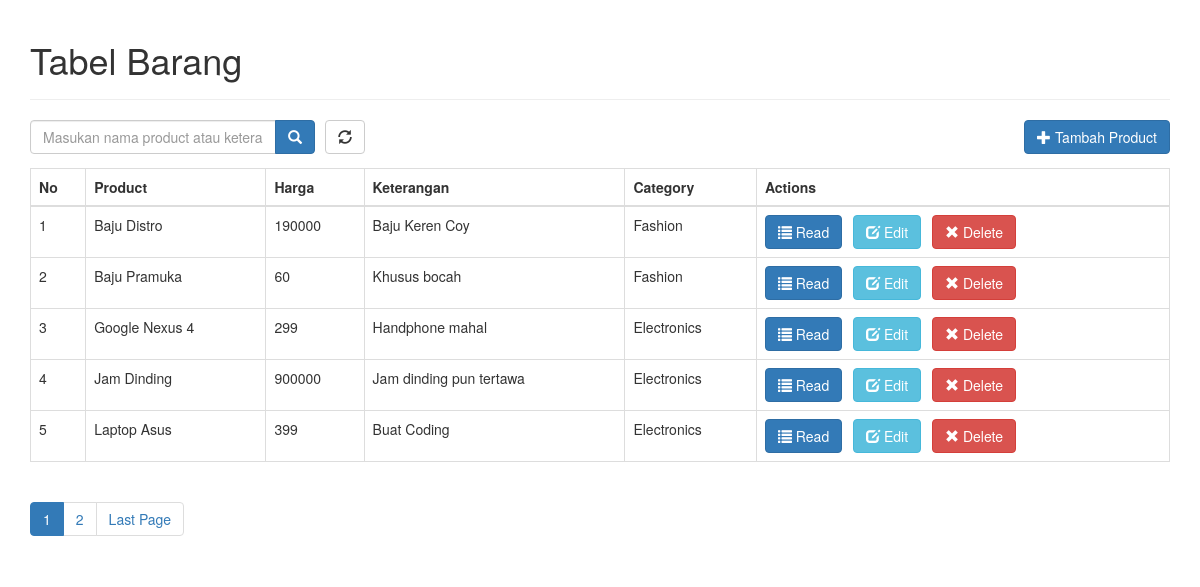
The page / on the database its author committed.
### tables this page shows
CREATE TABLE `products` (
  `id` int(11) NOT NULL,
  `nama` varchar(32) NOT NULL,
  `keterangan` text NOT NULL,
  `harga` int(11) NOT NULL,
  `category_id` int(11) NOT NULL,
  `dibuat` datetime NOT NULL,
  `dimodifikasi` timestamp NOT NULL DEFAULT CURRENT_TIMESTAMP
);

CREATE TABLE `categories` (
  `id` int(11) NOT NULL,
  `nama` varchar(256) NOT NULL,
  `dibuat` datetime NOT NULL,
  `dimodifikasi` timestamp NOT NULL DEFAULT CURRENT_TIMESTAMP
);

### index.php (called while the page is built, shortened)
<?php
	require_once 'config/core_pagination.php';
	require_once 'function/product.php';
	require_once 'function/category.php';
	$database = new Database();
	$db 	  = $database->getConnection();
	$product  = new Product($db);
	$category = new Category($db);
	$title = "Tabel Barang";
	include_once "template/header.php";
	$stmt = $product->getAllData($jumlah_record, $data_per_page);
	$page_url = "index.php?";
	$total_baris = $product->getTotalData();
	include_once "template/main.php";
	include_once "template/footer.php";
?>

### function/product.php (called while the page is built, shortened)
<?php
	class Product
	{
		private $conn;
		private $table_name = "products";
		public function __construct($db)
		{
			$this->conn = $db;
		}
		public function getTable()
		{
			return $this->table_name;
		}
		public function getAllData($jumlah_record, $data_per_page)
		{
			$query = "SELECT id, nama, keterangan, harga, category_id FROM ".$this->getTable()." ORDER BY nama ASC LIMIT {$jumlah_record}, {$data_per_page}";
			$stmt = $this->conn->prepare($query);
			$stmt->execute();
			return $stmt;
		}
		public function getTotalData()
		{
			$query = "SELECT id FROM ".$this->table_name."";
			$stmt  = $this->conn->prepare($query);
			$stmt->execute();
			$num = $stmt->rowCount();
			return $num;
		}
	}
?>

### config/core_pagination.php (called while the page is built)
<?php
	$page = isset($_GET['page']) ? $_GET['page'] : 1;
	$data_per_page = 5;
	$jumlah_record = ($data_per_page * $page) - $data_per_page;
?>

### function/category.php (called while the page is built, shortened)
<?php
	class Category
	{
		private $conn;
		private $table_name = "categories";
		private $id;
		private $nama;
		public function __construct($db)
		{
			$this->conn = $db;
		}
		public function getTable()
		{
			return $this->table_name;
		}
		public function getID()
		{
			return $this->id;
		}
		public function getNama()
		{
			return $this->nama;
		}
		public function setID($category_id)
		{
			$this->id = $category_id;
		}
		public function setNama()
		{
			$query = "SELECT nama FROM ".$this->getTable()." WHERE id = ? limit 0,1";
			$stmt  = $this->conn->prepare($query);
			$stmt->bindParam(1, $this->getID());
			$stmt->execute();
			$row = $stmt->fetch(PDO::FETCH_ASSOC);
			$this->nama = $row['nama'];
		}
	}
?>

### template/main.php (the view)
	<form role="search" action="search.php">
		<div class="input-group col-md-3 pull-left" style="margin-right: 10px;">
		<?php
			$search_value = isset($search_term) ? $search_term : "";
		?>
			<input type="text" class="form-control" placeholder="Masukan nama product atau keterangan..." name="s" id="srch-term" required value="<?php echo $search_value; ?>" />
			<div class="input-group-btn">
				<button class="btn btn-primary" type="submit" title="Cari Product">
					<i class="glyphicon glyphicon-search"></i>
				</button>
			</div>
		</div>
	</form>
	<a href="index.php" class="btn btn-default pull-left" title="Refresh page">
		<i class="glyphicon glyphicon-refresh"></i>
	</a>
	<div class="right-button-margin">
		<a href="tambah_product.php" class="btn btn-primary pull-right">
			<span class="glyphicon glyphicon-plus"></span>&nbsp;Tambah Product
		</a>
	</div>
<?php
	if($total_baris > 0)
	{
		$no = $jumlah_record+1;
?>
		<table class="table table-hover table-responsive table-bordered">
			<thead>
				<tr>
					<th>No</th>
					<th>Product</th>
					<th>Harga</th>
					<th>Keterangan</th>
					<th>Category</th>
					<th>Actions</th>
				</tr>
			</thead>
			<tbody>
	<?php
		while ($row = $stmt->fetch(PDO::FETCH_ASSOC))
		{
			extract($row);
	?>
			<tr>
				<td><?php echo $no++; ?></td>
				<td><?php echo $nama; ?></td>
				<td><?php echo $harga; ?></td>
				<td><?php echo $keterangan; ?></td>
				<td>
				<?php
					$category->setID($category_id);
					$category->setNama();
					echo $category->getNama();
				?>
				</td>
				<td>
					<a href="lihat_product.php?id=<?php echo $id; ?>" class="btn btn-primary left-margin"><span class="glyphicon glyphicon-list"></span>&nbsp;Read</a>
					<a href="edit_product.php?id=<?php echo $id; ?>" class="btn btn-info left-margin"><span class="glyphicon glyphicon-edit"></span>&nbsp;Edit</a>
					<a delete-id="<?php echo $id; ?>" class="btn btn-danger delete-object"><span class="glyphicon glyphicon-remove"></span>&nbsp;Delete</a></td>
			</tr>
	<?php
		}
	?>
			</tbody>
		</table>
	<?php
		include_once 'library/paging.php';
	}
	else
	{
		echo "<div class='alert alert-danger'>Maaf !! Tidak ada products yang ditemukan.</div>";
	}
?>

### template/header.php (shortened to what this page needs)
<!DOCTYPE html>
<html lang="en">
	<head>
		<link href="assets/css/bootstrap.min.css" rel="stylesheet" type="text/css" />
	</head>
	<body>
		<div class="container">
		<?php
			echo "<div class='page-header'>";
			echo "<h1>{$title}</h1>";
			echo "</div>";
		?>

### library/paging.php (shortened to what this page needs)
	<ul class="pagination">
<?php
	$total_page = ceil($total_baris / $data_per_page);
	$range = 2;
	$nomor_aktif = $page - $range;
	$kondisi_limit_nomor = ($page + $range) + 1;
	for ($i = $nomor_aktif; $i < $kondisi_limit_nomor; $i++)
	{
		if (($i > 0) && ($i <= $total_page))
		{
			if ($i == $page)
			{
				echo "<li class='active'>
						<a href=\"#\">$i <span class=\"sr-only\">(current)</span></a>
					</li>";
			}
			else
			{
				echo "<li><a href=".$page_url."page=".$i.">$i</a></li>";
			}
		}
	}
	if($page < $total_page)
	{
?>
		<li>
			<a href="<?php echo $page_url.'page='.$total_page; ?>" title="Halaman terakhir dari total halaman <?php echo $total_page; ?>">Last Page</a>
		</li>
<?php
	}
?>
	</ul>

### template/footer.php (shortened to what this page needs)
		</div>
	</body>
</html>

### template/header.php (style rules this page uses)
.left-margin { margin:0 .5em 0 0; }
.right-button-margin { margin: 0 0 1em 0; overflow: hidden; }

### rows shown on the page
products: nama "Baju Distro", harga "190000", keterangan "Baju Keren Coy", category.nama "Fashion"
products: nama "Baju Pramuka", harga "60", keterangan "Khusus bocah", category.nama "Fashion"
products: nama "Google Nexus 4", harga "299", keterangan "Handphone mahal", category.nama "Electronics"
products: nama "Jam Dinding", harga "900000", keterangan "Jam dinding pun tertawa", category.nama "Electronics"
products: nama "Laptop Asus", harga "399", keterangan "Buat Coding", category.nama "Electronics"

### other values the page prints
$title "Tabel Barang"
